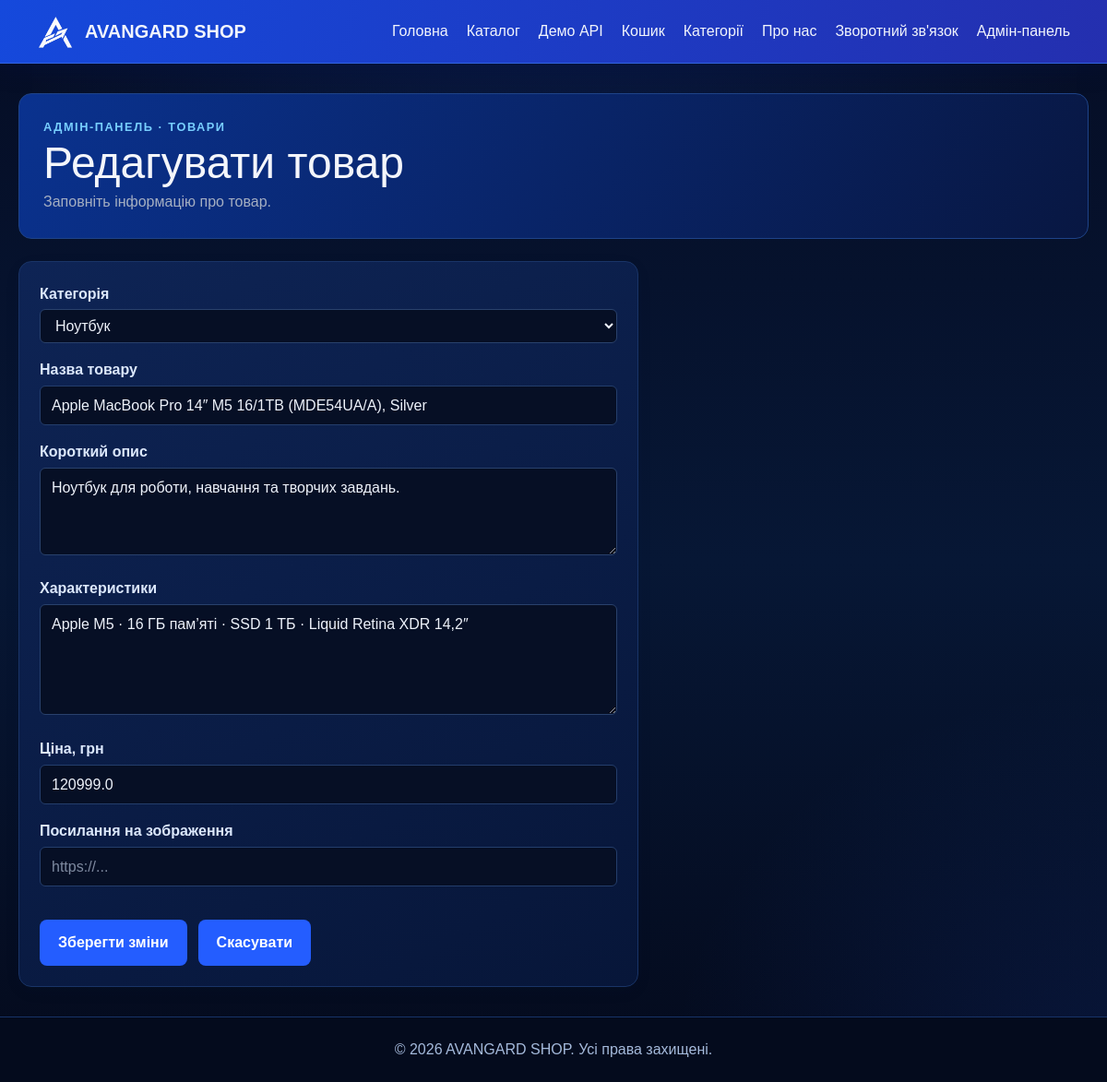
The page /admin/products/1/edit on the database its author committed.
### tables this page shows
CREATE TABLE products (
    id             INTEGER PRIMARY KEY AUTOINCREMENT,
    name           TEXT NOT NULL,
    category       TEXT NOT NULL,
    description    TEXT NOT NULL DEFAULT '',
    specifications TEXT NOT NULL DEFAULT '',
    price          REAL NOT NULL CHECK (price >= 0),
    image_url      TEXT NOT NULL DEFAULT '',
    is_available   INTEGER NOT NULL DEFAULT 1 CHECK (is_available IN (0, 1)),
    created_at     TEXT NOT NULL
);

### routes/admin.py (the view, shortened to what this page needs)
@admin_bp.route('/products/<int:product_id>/edit', methods=['GET', 'POST'])
def edit_product(product_id):
    product = models.get_product(product_id)
    if product is None:
        abort(404)
    return render_template(
        'product_form.html',
        product=product,
        categories=PRODUCT_CATEGORIES,
        is_new=False,
    )

### app.py (called while the page is built)
@app.context_processor
def inject_globals():
    return {
        'current_year': datetime.now().year,
        'cart_count': sum(session.get('cart', {}).values()),
    }

### models.py (called while the page is built)
def get_db():
    if 'db' not in g:
        g.db = sqlite3.connect(current_app.config['DATABASE'])
        g.db.row_factory = sqlite3.Row
        g.db.execute('PRAGMA foreign_keys = ON')
    return g.db

def get_product(product_id):
    return get_db().execute('SELECT * FROM products WHERE id = ?', (product_id,)).fetchone()

### templates/product_form.html (shortened to what this page needs)
{% extends "base.html" %}
{% block content %}
<section class="page-intro">
    <p class="eyebrow">АДМІН-ПАНЕЛЬ · ТОВАРИ</p>
    <h1>{% if is_new %}Додати товар{% else %}Редагувати товар{% endif %}</h1>
    <p>Заповніть інформацію про товар.</p>
</section>
<form method="post" class="contact-card mt-6 max-w-2xl">
    <div class="mb-4">
        <label for="category" class="mb-1 block font-semibold">Категорія</label>
        <select
            id="category"
            name="category"
            required
            class="w-full rounded-md border border-gray-300 px-3 py-2"
        >
            {% for category in categories %}
            <option
                value="{{ category }}"
                {% if product['category']|default('') == category %}selected{% endif %}
            >
                {{ category }}
            </option>
            {% endfor %}
        </select>
    </div>
    <div class="mb-4">
        <label for="name" class="mb-1 block font-semibold">Назва товару</label>
        <input
            id="name"
            name="name"
            type="text"
            value="{{ product['name']|default('') }}"
            required
            maxlength="200"
            class="w-full rounded-md border border-gray-300 px-3 py-2"
        >
    </div>
    <div class="mb-4">
        <label for="description" class="mb-1 block font-semibold">Короткий опис</label>
        <textarea
            id="description"
            name="description"
            rows="3"
            class="w-full rounded-md border border-gray-300 px-3 py-2"
        >{{ product['description']|default('') }}</textarea>
    </div>
    <div class="mb-4">
        <label for="specifications" class="mb-1 block font-semibold">Характеристики</label>
        <textarea
            id="specifications"
            name="specifications"
            rows="4"
            class="w-full rounded-md border border-gray-300 px-3 py-2"
        >{{ product['specifications']|default('') }}</textarea>
    </div>
    <div class="mb-4">
        <label for="price" class="mb-1 block font-semibold">Ціна, грн</label>
        <input
            id="price"
            name="price"
            type="number"
            min="0"
            step="0.01"
            value="{{ product['price']|default('') }}"
            required
            class="w-full rounded-md border border-gray-300 px-3 py-2"
        >
    </div>
    <div class="mb-6">
        <label for="image_url" class="mb-1 block font-semibold">Посилання на зображення</label>
        <input
            id="image_url"
            name="image_url"
            type="url"
            value="{{ product['image_url']|default('') }}"
            placeholder="https://..."
            class="w-full rounded-md border border-gray-300 px-3 py-2"
        >
    </div>
    <div class="flex flex-wrap gap-3">
        <button type="submit" class="button" style="border: 0; cursor: pointer;">
            {% if is_new %}Додати товар{% else %}Зберегти зміни{% endif %}
        </button>
        <a href="{{ url_for('admin.products') }}" class="button">Скасувати</a>
    </div>
</form>
{% endblock %}

### static/css/style.css (style rules this page uses)
:root { font-family: Arial, sans-serif; color: #172033; background: #f3f6fb; font-synthesis: none; line-height: 1.6; }
* { box-sizing: border-box; }
body { margin: 0; min-width: 320px; min-height: 100vh; display: flex; flex-direction: column; }
a { color: #1769c2; }
.eyebrow { color: #5ba6f5; font-size: 0.8rem; font-weight: 800; letter-spacing: 0.12em; text-transform: uppercase; }
.button { display: inline-block; margin-top: 12px; padding: 12px 20px; color: #fff; background: #2155ed; border-radius: 8px; font-weight: 700; text-decoration: none; }
.highlight-list article, .product-card, .category-card, .contact-card, .about-content { padding: 22px; background: #fff; border: 1px solid #dce3ed; border-radius: 14px; }
.product-card, .category-card, .contact-card { box-shadow: 0 5px 18px rgb(23 32 51 / 5%); }
.page-intro { padding: 28px 0 8px; }
.page-intro h1 { margin: 0; font-size: clamp(2rem, 5vw, 3rem); line-height: 1.2; }
:root { color-scheme: dark; color: #eef2fa; background: #050d25; }
body.theme-dark { color: #eef2fa; background: radial-gradient(ellipse 58rem 30rem at 50% -8%, rgb(24 83 220 / 24%), transparent 72%), radial-gradient(ellipse 40rem 36rem at 100% 100%, rgb(27 73 190 / 17%), transparent 74%), linear-gradient(180deg, #050d25 0%, #071735 52%, #040a1c 100%); background-attachment: fixed; }
body.theme-dark a { color: #77caff; }
body.theme-dark .page-intro { margin-bottom: 24px; padding: 26px; border: 1px solid #1e4388; border-radius: 14px; color: #eef2fa; background: linear-gradient(120deg, #0a328f, #081742); }
body.theme-dark .page-intro h1, body.theme-dark h2, body.theme-dark h3 { color: #f4f6fb; }
body.theme-dark .page-intro > p:not(.eyebrow), body.theme-dark .note { color: #a5afc2; }
body.theme-dark .eyebrow, body.theme-dark .product-type { color: #78cfff; }
body.theme-dark .highlight-list article, body.theme-dark .product-card, body.theme-dark .category-card, body.theme-dark .contact-card, body.theme-dark .about-content, body.theme-dark .catalog-section { color: #dce8fc; background: linear-gradient(150deg, #0e2455, #071639); border: 1px solid #193467; }
body.theme-dark .button { color: #fff; background: #245dff; }
body.theme-dark input:not([type="checkbox"]):not([type="radio"]), body.theme-dark select, body.theme-dark textarea { color: #eef2fa; background: #060f25; border-color: #243e6c; }
body.theme-dark input::placeholder, body.theme-dark textarea::placeholder { color: #7f8aa0; }
body.theme-dark td, body.theme-dark th, body.theme-dark .border-gray-200, body.theme-dark .border-gray-300 { border-color: #29416c; }

### rows shown on the page
products: category "Ноутбук", name "Apple MacBook Pro 14″ M5 16/1TB (MDE54UA/A), Silver", description "Ноутбук для роботи, навчання та творчих завдань.", specifications "Apple M5 · 16 ГБ пам’яті · SSD 1 ТБ · Liquid Retina XDR 14,2″", price "120999.0"
